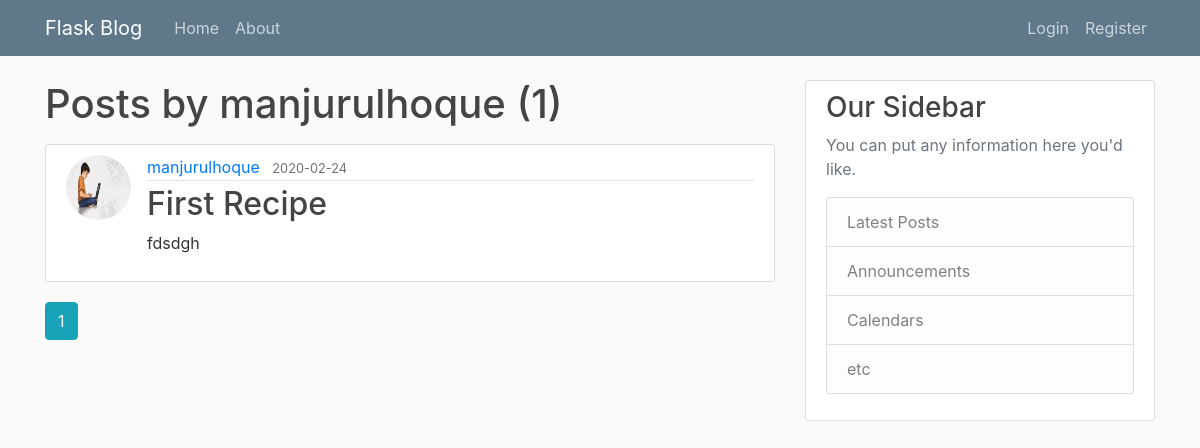
Page /user/manjurulhoque on the earlier database version.
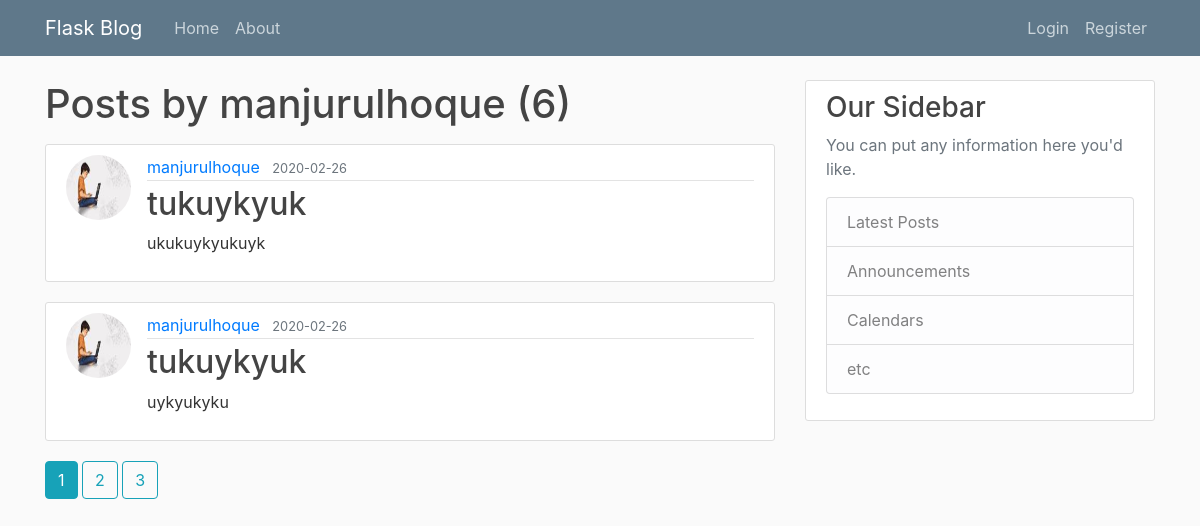
Same page on the later database version.
### flaskblog/models.py (models this page shows, shortened)
class User(db.Model, UserMixin):
    id = db.Column(db.Integer, primary_key=True)
    username = db.Column(db.String(20), unique=True, nullable=False)
    email = db.Column(db.String(120), unique=True, nullable=False)
    image_file = db.Column(db.String(20), nullable=False, default='default.jpg')
    password = db.Column(db.String(60), nullable=False)
    posts = db.relationship('Post', backref='author', lazy=True)

class Post(db.Model):
    id = db.Column(db.Integer, primary_key=True)
    title = db.Column(db.String(100), nullable=False)
    date_posted = db.Column(db.DateTime, nullable=False, default=datetime.utcnow)
    content = db.Column(db.Text, nullable=False)
    user_id = db.Column(db.Integer, db.ForeignKey('user.id'), nullable=False)

### flaskblog/routes.py (the view)
@app.route("/user/<string:username>", methods=['GET'])
def user_posts(username):
    page = request.args.get('page', 1, type=int)
    user = User.query.filter_by(username=username).first_or_404()
    posts = Post.query.filter_by(author=user)\
        .order_by(Post.date_posted.desc()).paginate(page=page, per_page=2)
    return render_template('user_posts.html', posts=posts, user=user)

### flaskblog/templates/user_posts.html
{% extends "layout.html" %}
{% block content %}
    <h1 class="mb-3">Posts by {{ user.username }} ({{ posts.total }})</h1>
    {% for post in posts.items %}
        <article class="media content-section">
            <img class="rounded-circle article-img" src="{{ url_for('static', filename='profile_pics/' + post.author.image_file) }}">
            <div class="media-body">
                <div class="article-metadata">
                    <a class="mr-2" href="{{ url_for('user_posts', username=post.author.username) }}">{{ post.author.username }}</a>
                    <small class="text-muted">{{ post.date_posted.strftime('%Y-%m-%d') }}</small>
                </div>
                <h2><a class="article-title" href="{{ url_for('post', post_id=post.id) }}">{{ post.title }}</a></h2>
                <p class="article-content">{{ post.content }}</p>
            </div>
        </article>
    {% endfor %}
    {% for page_num in posts.iter_pages(left_edge=1, right_edge=1, left_current=1, right_current=2) %}
        {% if page_num %}
            {% if posts.page == page_num %}
                <a class="btn btn-info mb-4" href="{{ url_for('user_posts', username=user.username, page=page_num) }}">{{ page_num }}</a>
            {% else %}
                <a class="btn btn-outline-info mb-4" href="{{ url_for('user_posts', username=user.username, page=page_num) }}">{{ page_num }}</a>
            {% endif %}
        {% else %}
            ...
        {% endif %}
    {% endfor %}
{% endblock content %}

### flaskblog/templates/layout.html (shortened to what this page needs)
<!DOCTYPE html>
<html>
<head>
    <link rel="stylesheet" href="https://maxcdn.bootstrapcdn.com/bootstrap/4.0.0/css/bootstrap.min.css">
    <link rel="stylesheet" type="text/css" href="{{ url_for('static', filename='main.css') }}">
</head>
<body>
<header class="site-header">
    <nav class="navbar navbar-expand-md navbar-dark bg-steel fixed-top">
        <div class="container">
            <a class="navbar-brand mr-4" href="/">Flask Blog</a>
            <div class="collapse navbar-collapse" id="navbarToggle">
                <div class="navbar-nav mr-auto">
                    <a class="nav-item nav-link" href="{{ url_for('home') }}">Home</a>
                    <a class="nav-item nav-link" href="{{ url_for('about') }}">About</a>
                </div>
                <div class="navbar-nav">
                    {% if current_user.is_authenticated %}
                        <a class="nav-item nav-link" href="{{ url_for('new_post') }}">New Post</a>
                        <a class="nav-item nav-link" href="{{ url_for('account') }}">Account</a>
                        <a class="nav-item nav-link" href="{{ url_for('logout') }}">Logout</a>
                    {% else %}
                        <a class="nav-item nav-link" href="{{ url_for('login') }}">Login</a>
                        <a class="nav-item nav-link" href="{{ url_for('register') }}">Register</a>
                    {% endif %}
                </div>
            </div>
        </div>
    </nav>
</header>
<main role="main" class="container">
    <div class="row">
        <div class="col-md-8">
            {% block content %}{% endblock %}
        </div>
        <div class="col-md-4">
            <div class="content-section">
                <h3>Our Sidebar</h3>
                <p class='text-muted'>You can put any information here you'd like.
                <ul class="list-group">
                    <li class="list-group-item list-group-item-light">Latest Posts</li>
                    <li class="list-group-item list-group-item-light">Announcements</li>
                    <li class="list-group-item list-group-item-light">Calendars</li>
                    <li class="list-group-item list-group-item-light">etc</li>
                </ul>
                </p>
            </div>
        </div>
    </div>
</main>
</body>
</html>

### flaskblog/static/main.css (style rules this page uses)
body { background: #fafafa; color: #333333; margin-top: 5rem; }
h1, h2, h3, h4, h5, h6 { color: #444444; }
.bg-steel { background-color: #5f788a; }
.site-header .navbar-nav .nav-link { color: #cbd5db; }
.content-section { background: #ffffff; padding: 10px 20px; border: 1px solid #dddddd; border-radius: 3px; margin-bottom: 20px; }
.article-title { color: #444444; }
.article-content { white-space: pre-line; }
.article-img { height: 65px; width: 65px; margin-right: 16px; }
.article-metadata { padding-bottom: 1px; margin-bottom: 4px; border-bottom: 1px solid #e3e3e3 }

Differences in the rows shown:
no longer on this page (row unchanged): Post: image_file (picture), author.username "manjurulhoque", date_posted "2020-02-24", title "First Recipe", content "fdsdgh"
added Post: image_file (picture), author.username "manjurulhoque", date_posted "2020-02-26", title "tukuykyuk", content "ukukuykyukuyk"
added Post: image_file (picture), author.username "manjurulhoque", date_posted "2020-02-26", title "tukuykyuk", content "uykyukyku"
Other differences:
{{ posts.total }}: "1" → "6"
new list line: "2"
new list line: "3"
